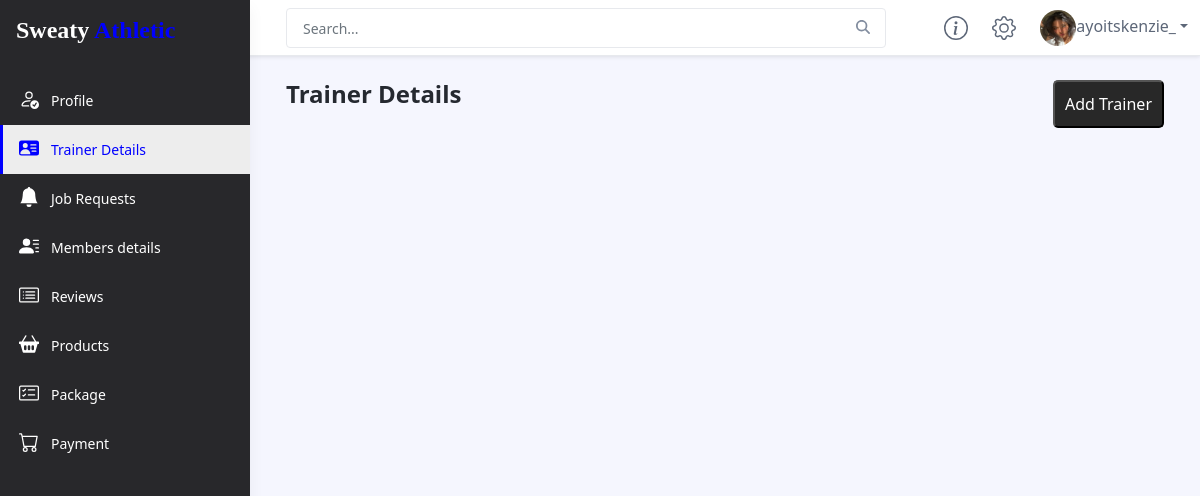
Page /admin_dashboard/trainer_details/ (signed in) on the earlier database version.
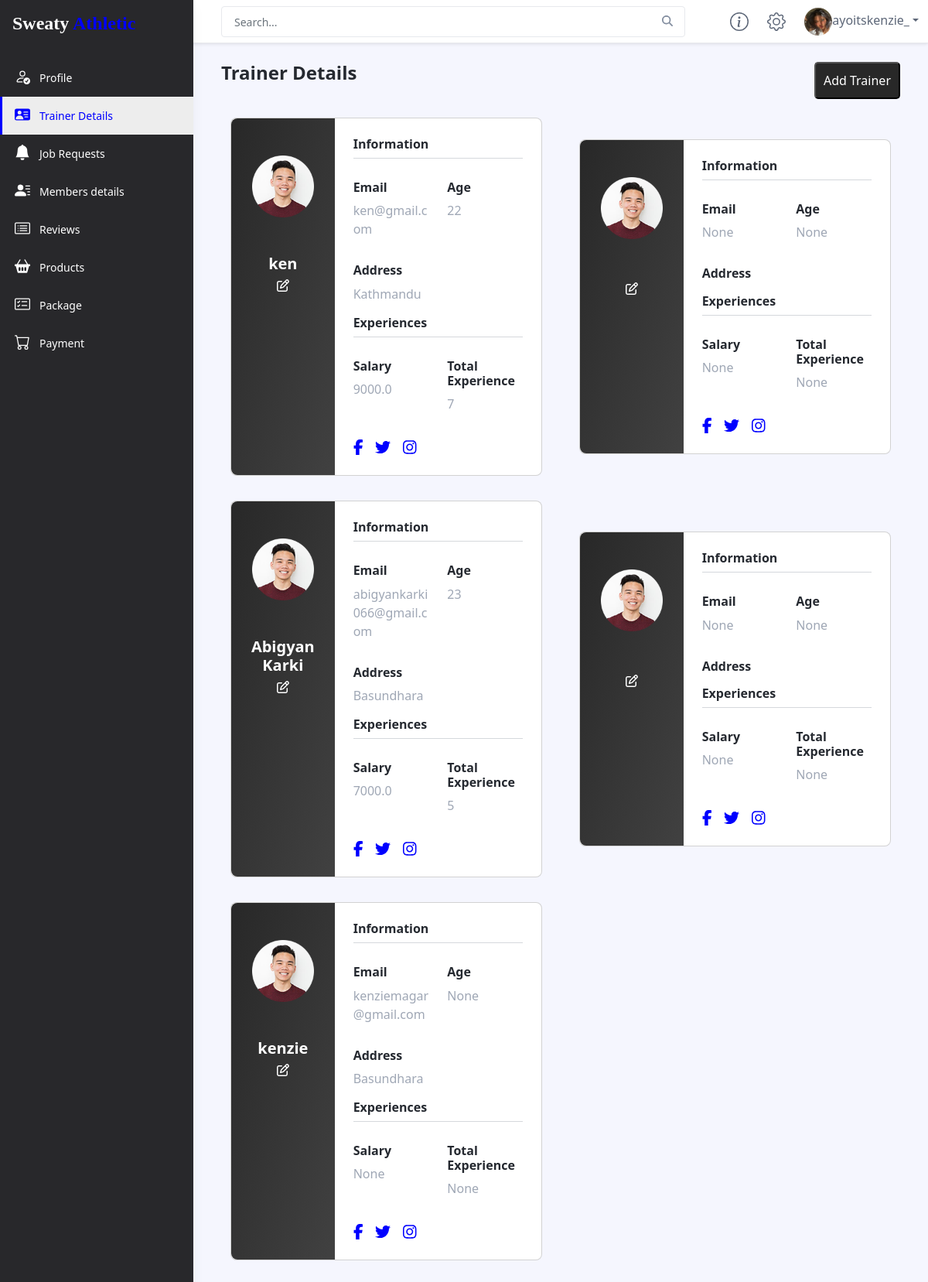
Same page on the later database version.
### accounts/models.py (models this page shows, shortened)
class CustomUser(AbstractBaseUser):
    User_Choices = (
        ("Trainer","Trainer"),
        ("Admin","Admin"),
        ("Customer","Customer")
    )
    id = models.AutoField(primary_key=True,unique=True)
    username = models.CharField(unique=True,max_length=50, verbose_name="Username")
    date_joined = models.DateTimeField(default=datetime.datetime.now)
    user_type = models.CharField(max_length = 20,choices = User_Choices,default = "Customer", verbose_name="User Type")
    is_staff = models.BooleanField(default=False)
    is_active = models.BooleanField(default=True)
    is_superuser = models.BooleanField(default=False)
    profile_image = models.ImageField(upload_to='media/profile_image/',null=True,blank=True,verbose_name='Profile Image')
    USERNAME_FIELD = "username"
    REQUIRED_FIELDS = ['user_type']
    objects = CustomUserManager()
    def __str__(self):
        return self.username

class Trainer_Details(models.Model):
    User = models.ForeignKey(CustomUser,on_delete=models.CASCADE,related_name='Trainer_Details')
    Name = models.CharField(max_length=100,verbose_name="Name",null=False)
    Age = models.IntegerField(null=True,verbose_name="Age")
    Email = models.CharField(max_length=50,null=True,blank=True,verbose_name="Email")
    Address = models.TextField()
    Experience = models.IntegerField(null=True,verbose_name="Experience")
    Salary = models.FloatField(null=True,blank=True)
    Customer = models.ManyToManyField(Customer_Details,blank=True,related_name='Customer')
    facebook = models.URLField(verbose_name='facebook',blank=True,null=True)
    twitter = models.URLField(verbose_name='Twitter',blank=True,null=True)
    instagram = models.URLField(verbose_name='Instagram',blank=True,null=True)

### appadmin/views.py (the view)
# urls.py: path('trainer_details/',views.trainer_details),
@login_required(login_url='/login/')
def trainer_details(request):
    trainer = Trainer_Details.objects.all()
    return render(request,'admin_dashboard/trainer_details.html',{'act1':'active','trainers':trainer})

### templates/admin_dashboard/trainer_details.html (shortened to what this page needs)
{% include 'admin_dashboard/upper.html' %}
<div class="app-wrapper">
    <div class="app-content pt-3 p-md-3 p-lg-4">
        <div class="container-xl">
            <div class="position-relative mb-3">
                <div class="row g-3 justify-content-between">
                    <div class="col-auto">
                        <h1 class="app-page-title mb-0">Trainer Details</h1>
                    </div>
                    <div class="col-auto">
                        <div class=" page-utilities sbtn">
                            <a href="/admin_dashboard/trainer_details/add_trainer/"><button class="btn1">Add Trainer</button></a>
                        </div>
                    </div>
                </div>
            </div>
            <div class="row">
                {% for i in trainers %}
                    <section class="col-lg-6">
                        <div class="container py-2 h-100">
                        <div class="row d-flex justify-content-center align-items-center h-100">
                            <div class="col col-lg-6 mb-4 mb-lg-0 pcard">
                            <div class="card mb-3" style="border-radius: .5rem;">
                                <div class="row g-0">
                                <div class="col-md-4 gradient-custom text-center text-white"
                                    style="border-top-left-radius: .5rem; border-bottom-left-radius: .5rem;">
                                    <img src="/static/customer_dashboard/images/profiles/profile-4.png"
                                    alt="Avatar" class="img-fluid my-5" style="width: 80px;" />
                                    <h5 class="text-white">{{i.Name}}</h5>
                                    <a href="/admin_dashboard/trainer_details/edit" class="text-white"><i class="far fa-edit mb-5"></i></a>
                                </div>
                                <div class="col-md-8">
                                    <div class="card-body p-4">
                                    <h6>Information</h6>
                                    <hr class="mt-0 mb-4">
                                    <div class="row pt-1">
                                        <div class="col-6 mb-3">
                                        <h6>Email</h6>
                                        <p class="text-muted">{{i.Email}}</p>
                                        </div>
                                        <div class="col-6 mb-3">
                                        <h6>Age</h6>
                                        <p class="text-muted">{{i.Age}}</p>
                                        </div>
                                    </div>
                                    <div class="mb-3">
                                        <h6>Address</h6>
                                        <p class="text-muted">{{i.Address}}</p>
                                        </div>
                                    <h6>Experiences</h6>
                                    <hr class="mt-0 mb-4">
                                    <div class="row pt-1">
                                        <div class="col-6 mb-3">
                                        <h6>Salary</h6>
                                        <p class="text-muted">{{i.Salary}}</p>
                                        </div>
                                        <div class="col-6 mb-3">
                                        <h6>Total Experience</h6>
                                        <p class="text-muted">{{i.Experience}}</p>
                                        </div>
                                    </div>
                                    <div class="socio d-flex justify-content-start">
                                        <a href="#!"><i class="fab fa-facebook-f fa-lg me-3"></i></a>
                                        <a href="#!"><i class="fab fa-twitter fa-lg me-3"></i></a>
                                        <a href="#!"><i class="fab fa-instagram fa-lg"></i></a>
                                    </div>
                                    </div>
                                </div>
                                </div>
                            </div>
                            </div>
                        </div>
                        </div>
                    </section>
                {% endfor %}
            </div>
        </div>
    </div>
</div>
</body>
</html>

### templates/admin_dashboard/upper.html (shortened to what this page needs)
{% load static %}
<!DOCTYPE html>
<html lang="en">
<head>
    <link id="theme-style" rel="stylesheet" href="{% static 'customer_dashboard/css/portal.css' %}">
</head>
<body class="app">
    <header class="app-header fixed-top">
        <div class="app-header-inner">
	        <div class="container-fluid py-2">
		        <div class="app-header-content">
		            <div class="row justify-content-between align-items-center">
		            <div class="app-search-box col">
		                <form class="app-search-form">
							<input type="text" placeholder="Search..." name="search" class="form-control search-input">
							<button type="submit" class="btn search-btn btn-primary" value="Search"><i class="fas fa-search"></i></button>
				        </form>
		            </div>
		            <div class="app-utilities col-auto">
						<div class="app-utility-item">
				            <a href="#" title="Help">
					        </a>
					    </div>
			            <div class="app-utility-item">
				            <a href="#" title="Settings">
					        </a>
					    </div>
			            <div class="app-utility-item app-user-dropdown dropdown">
							{%if request.user.profile_image  %}
				            	<a class="dropdown-toggle" id="user-dropdown-toggle" data-bs-toggle="dropdown" href="#" role="button" aria-expanded="false"><img class="profile-image" src="{{request.user.profile_image.url}}" alt="user profile">{{request.user}}</a>
							{% endif %}
			            </div>
		            </div>
		        </div>
	            </div>
	        </div>
        </div>
        <div id="app-sidepanel" class="app-sidepanel">
	        <div class="sidepanel-inner d-flex flex-column">
		        <div class="app-branding">
		            <a class="app-logo"><a class="navbar-brand"><h2 style="font-size: 1.5rem;font-family: 'Dancing Script', cursive;color: white;">Sweaty <span style="color:blue">Athletic</span></h2></a></a>
		        </div>
			    <nav id="app-nav-main" class="app-nav app-nav-main flex-grow-1">
				    <ul class="app-menu list-unstyled accordion" id="menu-accordion">
						<li class="nav-item">
					        <a class="nav-link {{act}}" href="/admin_dashboard/">
						        <span class="nav-icon">
						         </span>
		                         <span class="nav-link-text">Profile</span>
					        </a>
					    </li>
					    <li class="nav-item">
					        <a class="nav-link {{act1}}" href="/admin_dashboard/trainer_details/">
						        <span class="nav-icon">
						         </span>
		                         <span class="nav-link-text">Trainer Details</span>
					        </a>
					    </li>
						<li class="nav-item">
					        <a class="nav-link {{act6}}" href="/admin_dashboard/job_request/">
						        <span class="nav-icon">
									<svg xmlns="http://www.w3.org/2000/svg" width="16" height="16" fill="currentColor" class="bi bi-bell-fill" viewBox="0 0 16 16">
										<path d="M8 16a2 2 0 0 0 2-2H6a2 2 0 0 0 2 2zm.995-14.901a1 1 0 1 0-1.99 0A5.002 5.002 0 0 0 3 6c0 1.098-.5 6-2 7h14c-1.5-1-2-5.902-2-7 0-2.42-1.72-4.44-4.005-4.901z"/>
									  </svg>
						         </span>
		                         <span class="nav-link-text">Job Requests</span>
					        </a>
					    </li>
					    <li class="nav-item">
					        <a class="nav-link {{act2}}" href="/admin_dashboard/Members_details/">
						        <span class="nav-icon">
						         </span>
		                         <span class="nav-link-text">Members details</span>
					        </a>
					    </li>
					    <li class="nav-item">
					        <a class="nav-link {{act3}}" href="/admin_dashboard/Reviews">
						        <span class="nav-icon">
						         </span>
		                         <span class="nav-link-text">Reviews</span>
					        </a>
					    </li>
					    <li class="nav-item">
					        <a class="nav-link {{act4}}" href="/admin_dashboard/Products/">
						        <span class="nav-icon">
						         </span>
		                         <span class="nav-link-text">Products</span>
					        </a>
					    </li>
						<li class="nav-item">
					        <a class="nav-link {{act7}}" href="/admin_dashboard/package/">
						        <span class="nav-icon">
						         </span>
		                         <span class="nav-link-text">Package</span>
					        </a>
					    </li>
					    <li class="nav-item">
					        <a class="nav-link {{act5}}" href="/admin_dashboard/payment/">
						        <span class="nav-icon">
						         </span>
		                         <span class="nav-link-text">Payment</span>
					        </a>
					    </li>
				    </ul>
			    </nav>
	        </div>
	    </div>
    </header>

### templates/admin_dashboard/upper.html (style rules this page uses)
.navbar-brand { color: white; font-family: 'Dancing Script', cursive; font-size: 1rem; }

### templates/admin_dashboard/trainer_details.html (style rules this page uses)
.gradient-custom { background: #282828; background: -webkit-linear-gradient(to right bottom, #282828, #414141); background: linear-gradient(to right bottom,#282828, #414141) }
.pcard { width: 37rem; }
.btn1 { background: #282828 ; color: white; border-radius: 5px; padding: 10px; }
.socio a { color: blue; }

Differences in the rows shown:
added Trainer_Details: Name "ken", Email "ken@gmail.com", Age "22", Address "Kathmandu", Salary "9000.0", Experience "7"
added Trainer_Details: Email "None", Age "None", Salary "None", Experience "None"
added Trainer_Details: Name "Abigyan Karki", Email "abigyankarki066@gmail.com", Age "23", Address "Basundhara", Salary "7000.0", Experience "5"
added Trainer_Details: Email "None", Age "None", Salary "None", Experience "None"
added Trainer_Details: Name "kenzie", Email "kenziemagar@gmail.com", Age "None", Address "Basundhara", Salary "None", Experience "None"
